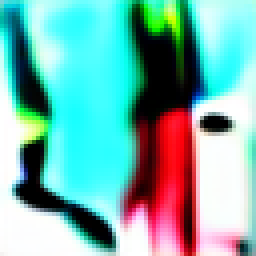
#> input picture assets/effects/destroyed_samples_settlement.png, 64 x 64 px (shown 4 times larger)
$ python make_circle.py ../assets/effects/destroyed_samples_settlement.png
#> lines starting #> are read from the running program, lines starting #| are printed output that depends on the picture
import sys, math
from PIL import Image

for path in sys.argv[1:]:
    im = Image.open(path).convert("RGBA")
    pixels = im.load()
    w, h = im.size
#> w = 64; h = 64
    cx, cy = w/2, h/2
#> cx = 32; cy = 32

    # Simple color threshold for background: if it's very dark or matching corner
    bg_color = pixels[0,0]
#> bg_color = (122, 212, 218, 255)

    for y in range(h):
        for x in range(w):
            dist = math.hypot(x - cx + 0.5, y - cy + 0.5)
            # Make corners absolutely transparent
            if x in (0, w-1) and y in (0, h-1):
                pixels[x, y] = (0, 0, 0, 0)
            elif dist > 15:
                pixels[x, y] = (0, 0, 0, 0)
            else:
                # also make it transparent if it's close to the original bg_color
                # wait, the original bg_color might have been overwritten to (0,0,0,0) already
                pass

    im.save(path)
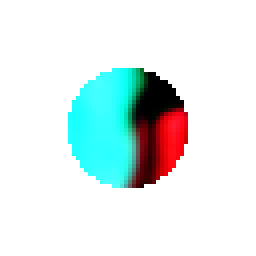
#> saved as destroyed_samples_settlement.png: PIL image 64x64 RGBA (shown 4 times larger); mean R, G, B, A 12, 25.6, 25, 44.6; transparent parts drawn white
    print(f"Masked {path}")

$ run again, on assets/effects/destroyed_lost_total.png
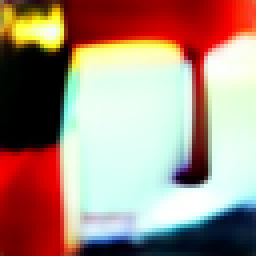
#> input picture assets/effects/destroyed_lost_total.png, 64 x 64 px (shown 4 times larger)
#> bg_color = (134, 106, 76, 255)
#> `im.save(path)`:
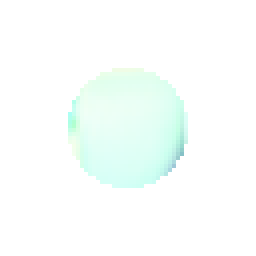
#> saved as destroyed_lost_total.png: PIL image 64x64 RGBA (shown 4 times larger); mean R, G, B, A 38.8, 44.4, 42.2, 44.6; transparent parts drawn white

$ run again, on assets/effects/destroyed_new_best.png
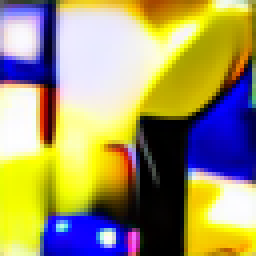
#> input picture assets/effects/destroyed_new_best.png, 64 x 64 px (shown 4 times larger)
#> bg_color = (90, 90, 92, 255)
#> `im.save(path)`:
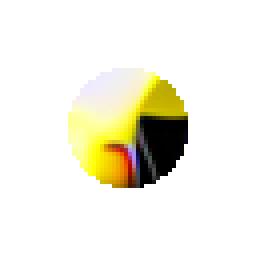
#> saved as destroyed_new_best.png: PIL image 64x64 RGBA (shown 4 times larger); mean R, G, B, A 30.9, 28.6, 14.9, 44.6; transparent parts drawn white
